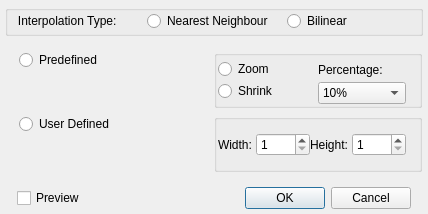
<?xml version="1.0" encoding="UTF-8"?>
<ui version="4.0">
 <class>ResizeDialog</class>
 <widget class="QDialog" name="ResizeDialog">
  <property name="geometry">
   <rect>
    <x>0</x>
    <y>0</y>
    <width>428</width>
    <height>214</height>
   </rect>
  </property>
  <property name="windowTitle">
   <string>Resize Image</string>
  </property>
  <layout class="QVBoxLayout" name="verticalLayout_6">
   <property name="spacing">
    <number>2</number>
   </property>
   <property name="leftMargin">
    <number>5</number>
   </property>
   <property name="topMargin">
    <number>5</number>
   </property>
   <property name="rightMargin">
    <number>5</number>
   </property>
   <property name="bottomMargin">
    <number>5</number>
   </property>
   <item>
    <widget class="QGroupBox" name="groupBox">
     <layout class="QVBoxLayout" name="verticalLayout">
      <property name="leftMargin">
       <number>0</number>
      </property>
      <property name="topMargin">
       <number>0</number>
      </property>
      <property name="rightMargin">
       <number>0</number>
      </property>
      <property name="bottomMargin">
       <number>1</number>
      </property>
      <item>
       <layout class="QHBoxLayout" name="horizontalLayout_2">
        <property name="rightMargin">
         <number>0</number>
        </property>
        <item>
         <widget class="QLabel" name="label">
          <property name="text">
           <string>   Interpolation Type:  </string>
          </property>
         </widget>
        </item>
        <item>
         <widget class="QRadioButton" name="rbNearest">
          <property name="text">
           <string>Nearest Neighbour</string>
          </property>
         </widget>
        </item>
        <item>
         <widget class="QRadioButton" name="rbBilinear">
          <property name="text">
           <string>Bilinear</string>
          </property>
         </widget>
        </item>
       </layout>
      </item>
     </layout>
    </widget>
   </item>
   <item>
    <widget class="QWidget" name="widget_2" native="true">
     <layout class="QGridLayout" name="gridLayout_4">
      <property name="leftMargin">
       <number>1</number>
      </property>
      <property name="topMargin">
       <number>1</number>
      </property>
      <property name="rightMargin">
       <number>1</number>
      </property>
      <property name="bottomMargin">
       <number>1</number>
      </property>
      <property name="spacing">
       <number>-1</number>
      </property>
      <item row="0" column="0">
       <layout class="QGridLayout" name="gridLayout_3">
        <property name="leftMargin">
         <number>1</number>
        </property>
        <property name="topMargin">
         <number>11</number>
        </property>
        <property name="rightMargin">
         <number>0</number>
        </property>
        <property name="bottomMargin">
         <number>12</number>
        </property>
        <item row="0" column="1">
         <widget class="QGroupBox" name="groupBox">
          <property name="title">
           <string/>
          </property>
          <layout class="QGridLayout" name="gridLayout">
           <property name="leftMargin">
            <number>1</number>
           </property>
           <property name="topMargin">
            <number>1</number>
           </property>
           <property name="rightMargin">
            <number>1</number>
           </property>
           <property name="bottomMargin">
            <number>1</number>
           </property>
           <property name="spacing">
            <number>0</number>
           </property>
           <item row="0" column="0">
            <layout class="QHBoxLayout" name="horizontalLayout_5">
             <item>
              <layout class="QVBoxLayout" name="verticalLayout_2">
               <item>
                <widget class="QRadioButton" name="rbZoom">
                 <property name="text">
                  <string>Zoom</string>
                 </property>
                </widget>
               </item>
               <item>
                <widget class="QRadioButton" name="rbShrink">
                 <property name="text">
                  <string>Shrink</string>
                 </property>
                </widget>
               </item>
              </layout>
             </item>
             <item>
              <layout class="QVBoxLayout" name="verticalLayout_3">
               <property name="rightMargin">
                <number>12</number>
               </property>
               <item>
                <widget class="QLabel" name="labelPercent">
                 <property name="text">
                  <string>Percentage: </string>
                 </property>
                </widget>
               </item>
               <item>
                <widget class="QComboBox" name="cbPercentage">
                 <item>
                  <property name="text">
                   <string>10%</string>
                  </property>
                 </item>
                 <item>
                  <property name="text">
                   <string>25%</string>
                  </property>
                 </item>
                 <item>
                  <property name="text">
                   <string>50%</string>
                  </property>
                 </item>
                 <item>
                  <property name="text">
                   <string>100%</string>
                  </property>
                 </item>
                </widget>
               </item>
              </layout>
             </item>
            </layout>
           </item>
          </layout>
         </widget>
        </item>
        <item row="0" column="0">
         <layout class="QVBoxLayout" name="verticalLayout_4">
          <property name="leftMargin">
           <number>12</number>
          </property>
          <property name="rightMargin">
           <number>0</number>
          </property>
          <item>
           <widget class="QRadioButton" name="rbPredefined">
            <property name="text">
             <string>Predefined</string>
            </property>
           </widget>
          </item>
          <item>
           <spacer name="verticalSpacer">
            <property name="orientation">
             <enum>Qt::Vertical</enum>
            </property>
            <property name="sizeHint" stdset="0">
             <size>
              <width>20</width>
              <height>40</height>
             </size>
            </property>
           </spacer>
          </item>
         </layout>
        </item>
        <item row="1" column="0">
         <layout class="QVBoxLayout" name="verticalLayout_5">
          <property name="leftMargin">
           <number>12</number>
          </property>
          <item>
           <widget class="QRadioButton" name="rbUser">
            <property name="text">
             <string>User Defined</string>
            </property>
           </widget>
          </item>
          <item>
           <spacer name="verticalSpacer_2">
            <property name="orientation">
             <enum>Qt::Vertical</enum>
            </property>
            <property name="sizeHint" stdset="0">
             <size>
              <width>20</width>
              <height>40</height>
             </size>
            </property>
           </spacer>
          </item>
         </layout>
        </item>
        <item row="1" column="1">
         <widget class="QGroupBox" name="groupBox_2">
          <property name="title">
           <string/>
          </property>
          <layout class="QGridLayout" name="gridLayout_2">
           <property name="leftMargin">
            <number>1</number>
           </property>
           <property name="topMargin">
            <number>1</number>
           </property>
           <property name="rightMargin">
            <number>1</number>
           </property>
           <property name="bottomMargin">
            <number>1</number>
           </property>
           <property name="spacing">
            <number>0</number>
           </property>
           <item row="0" column="0">
            <layout class="QHBoxLayout" name="horizontalLayout_6">
             <item>
              <layout class="QHBoxLayout" name="horizontalLayout_4">
               <property name="rightMargin">
                <number>12</number>
               </property>
               <item>
                <layout class="QHBoxLayout" name="horizontalLayout_3">
                 <item>
                  <widget class="QLabel" name="labelWidth">
                   <property name="text">
                    <string>Width: </string>
                   </property>
                  </widget>
                 </item>
                 <item>
                  <widget class="QSpinBox" name="sbWidth">
                   <property name="minimum">
                    <number>1</number>
                   </property>
                   <property name="maximum">
                    <number>3000</number>
                   </property>
                  </widget>
                 </item>
                </layout>
               </item>
               <item>
                <widget class="QLabel" name="labelHeight">
                 <property name="text">
                  <string>Height: </string>
                 </property>
                </widget>
               </item>
               <item>
                <widget class="QSpinBox" name="sbHeight">
                 <property name="minimum">
                  <number>1</number>
                 </property>
                 <property name="maximum">
                  <number>3000</number>
                 </property>
                </widget>
               </item>
              </layout>
             </item>
            </layout>
           </item>
          </layout>
         </widget>
        </item>
       </layout>
      </item>
     </layout>
    </widget>
   </item>
   <item>
    <layout class="QHBoxLayout" name="horizontalLayout">
     <property name="leftMargin">
      <number>12</number>
     </property>
     <property name="rightMargin">
      <number>12</number>
     </property>
     <item>
      <widget class="QCheckBox" name="cbPreview">
       <property name="text">
        <string>Preview</string>
       </property>
      </widget>
     </item>
     <item>
      <spacer name="horizontalSpacer">
       <property name="orientation">
        <enum>Qt::Horizontal</enum>
       </property>
       <property name="sizeHint" stdset="0">
        <size>
         <width>40</width>
         <height>20</height>
        </size>
       </property>
      </spacer>
     </item>
     <item>
      <widget class="QDialogButtonBox" name="buttonBox">
       <property name="orientation">
        <enum>Qt::Horizontal</enum>
       </property>
       <property name="standardButtons">
        <set>QDialogButtonBox::Cancel|QDialogButtonBox::Ok</set>
       </property>
      </widget>
     </item>
    </layout>
   </item>
  </layout>
 </widget>
 <resources/>
 <connections>
  <connection>
   <sender>buttonBox</sender>
   <signal>accepted()</signal>
   <receiver>ResizeDialog</receiver>
   <slot>accept()</slot>
   <hints>
    <hint type="sourcelabel">
     <x>248</x>
     <y>254</y>
    </hint>
    <hint type="destinationlabel">
     <x>157</x>
     <y>274</y>
    </hint>
   </hints>
  </connection>
  <connection>
   <sender>buttonBox</sender>
   <signal>rejected()</signal>
   <receiver>ResizeDialog</receiver>
   <slot>reject()</slot>
   <hints>
    <hint type="sourcelabel">
     <x>316</x>
     <y>260</y>
    </hint>
    <hint type="destinationlabel">
     <x>286</x>
     <y>274</y>
    </hint>
   </hints>
  </connection>
 </connections>
</ui>
